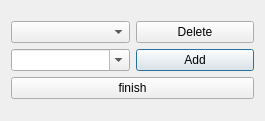
<?xml version="1.0" encoding="UTF-8"?>
<ui version="4.0">
 <class>genre</class>
 <widget class="QDialog" name="genre">
  <property name="windowModality">
   <enum>Qt::ApplicationModal</enum>
  </property>
  <property name="geometry">
   <rect>
    <x>0</x>
    <y>0</y>
    <width>265</width>
    <height>121</height>
   </rect>
  </property>
  <property name="sizePolicy">
   <sizepolicy hsizetype="Fixed" vsizetype="Fixed">
    <horstretch>0</horstretch>
    <verstretch>0</verstretch>
   </sizepolicy>
  </property>
  <property name="minimumSize">
   <size>
    <width>265</width>
    <height>121</height>
   </size>
  </property>
  <property name="maximumSize">
   <size>
    <width>265</width>
    <height>121</height>
   </size>
  </property>
  <property name="windowTitle">
   <string>Genres manager</string>
  </property>
  <layout class="QVBoxLayout" name="verticalLayout_2">
   <item>
    <layout class="QVBoxLayout" name="verticalLayout">
     <item>
      <layout class="QGridLayout" name="gridLayout_2">
       <item row="0" column="0">
        <widget class="QComboBox" name="comboboxdel">
         <property name="sizePolicy">
          <sizepolicy hsizetype="Preferred" vsizetype="Fixed">
           <horstretch>0</horstretch>
           <verstretch>0</verstretch>
          </sizepolicy>
         </property>
        </widget>
       </item>
       <item row="0" column="1">
        <widget class="QPushButton" name="buttondel">
         <property name="text">
          <string>Delete</string>
         </property>
         <property name="autoDefault">
          <bool>false</bool>
         </property>
        </widget>
       </item>
      </layout>
     </item>
     <item>
      <layout class="QGridLayout" name="gridLayout">
       <item row="0" column="0">
        <widget class="QComboBox" name="comboboxadd">
         <property name="editable">
          <bool>true</bool>
         </property>
        </widget>
       </item>
       <item row="0" column="1">
        <widget class="QPushButton" name="buttonadd">
         <property name="text">
          <string>Add</string>
         </property>
        </widget>
       </item>
      </layout>
     </item>
     <item>
      <widget class="QPushButton" name="buttonfinish">
       <property name="text">
        <string>finish</string>
       </property>
       <property name="autoDefault">
        <bool>false</bool>
       </property>
      </widget>
     </item>
    </layout>
   </item>
  </layout>
 </widget>
 <resources/>
 <connections/>
</ui>
